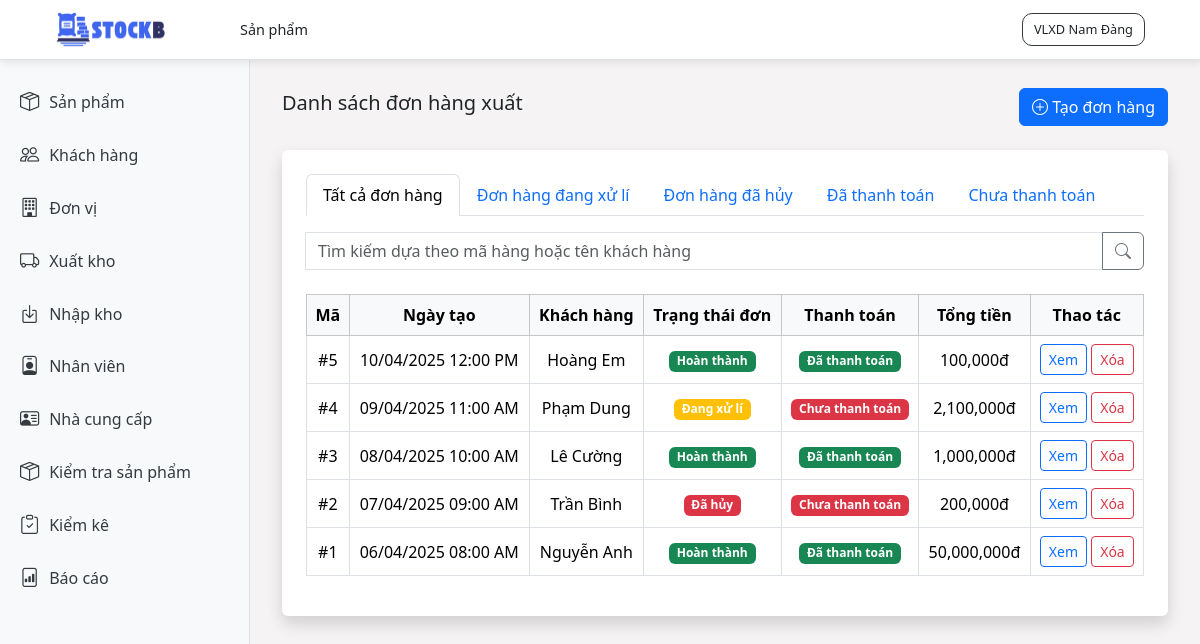
Before: /stock-out/ with the older database file.
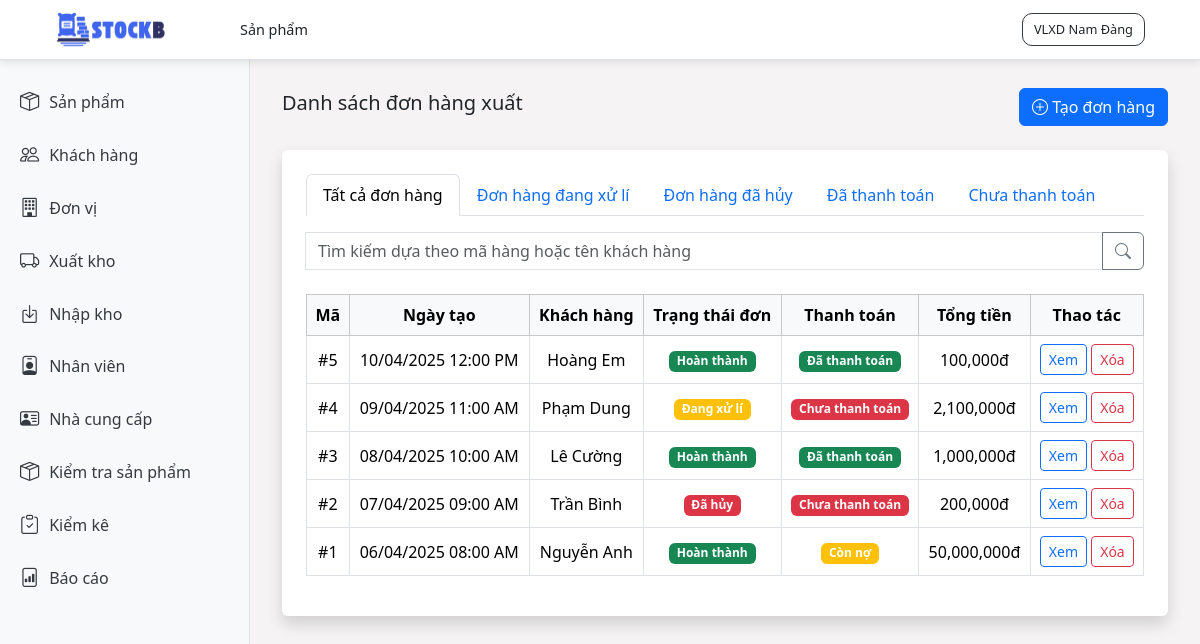
After: the same page with the newer database file.
### stockb/views.py (the view, shortened to what this page needs)
# urls.py: path('stock-out/', views.stock_out, name='stock_out'),
def stock_out(request):
    stock_outs = StockOut.objects.all().order_by('-export_date')
    stock_out_list = []
    filter_type = request.GET.get('filter', 'all')
    search_text = request.GET.get('search', '')
    if filter_type == 'in_progress':
        stock_outs = stock_outs.filter(export_status='IN_PROGRESS')
    elif filter_type == 'cancel':
        stock_outs = stock_outs.filter(export_status='CANCELLED')
    elif filter_type == 'paid':
        stock_outs = stock_outs.filter(payment_status='PAID')
    elif filter_type == 'unpaid':
        stock_outs = stock_outs.filter(payment_status='UNPAID')
    for stock_out in stock_outs:
        total_amount = StockOutDetail.objects.filter(export_record=stock_out).aggregate(
            total=Sum(F('quantity') * F('product__selling_price') * (1 - F('discount') / 100))
        )['total'] or 0
        stock_out_list.append({
            'id': stock_out.id,
            'export_date': stock_out.export_date,
            'customer': f"{stock_out.customer.first_name} {stock_out.customer.last_name}",
            'payment_status': stock_out.payment_status,
            'export_status': stock_out.export_status,
            'total_amount': total_amount,
        })
    context = {
        "title": "Trang xuất kho",
        'filter_type': filter_type,
        "stock_out_list" : stock_out_list,
    }
    return render(request, "stock_out/stock_out_list.html", context)

### stockb/templates/stock_out/stock_out_list.html (shortened to what this page needs)
{% extends 'base.html' %}
{% block header-name %}
    Sản phẩm
{%endblock%}
{% load humanize %}
{% block content %}
    <div class="d-flex justify-content-between align-items-center mb-4">
      <h5>Danh sách đơn hàng xuất</h5>
      <a href="create" class="btn btn-primary">
          <i class="bi bi-plus-circle"></i>
          Tạo đơn hàng
      </a>
    </div>
    <div class="container bg-white p-4 rounded shadow">
        <ul class="nav nav-tabs mb-3">
          <li class="nav-item">
            <a class="nav-link  {% if filter_type == 'all' %}active{% endif %}" href="?filter=all">Tất cả đơn hàng</a>
          </li>
          <li class="nav-item">
            <a class="nav-link {% if filter_type == 'in_progress' %}active{% endif %}" href="?filter=in_progress">Đơn hàng đang xử lí</a>
          </li>
          <li class="nav-item">
            <a class="nav-link {% if filter_type == 'cancel' %}active{% endif %}" href="?filter=cancel">Đơn hàng đã hủy</a>
          </li>
          <li class="nav-item">
            <a class="nav-link {% if filter_type == 'paid' %}active{% endif %}" href="?filter=paid">Đã thanh toán</a>
          </li>
          <li class="nav-item">
            <a class="nav-link {% if filter_type == 'unpaid' %}active{% endif %}" href="?filter=unpaid">Chưa thanh toán</a>
          </li>
        </ul>
        <div class="input-group mb-4">
           <form class="d-inline-block float-end w-100" method="GET">
            <div class="input-group">
                <input type="text" name="search" class="form-control" placeholder="Tìm kiếm dựa theo mã hàng hoặc tên khách hàng" value="{{ search_text }}">
                <button type="submit" class="btn btn-outline-secondary"><i class="bi bi-search"></i></button>
            </div>
          </form>
        </div>
        <div class="table-responsive">
          <table class="table table-bordered align-middle text-center">
            <thead class="table-light">
              <tr>
                <th scope="col">Mã</th>
                <th scope="col">Ngày tạo</th>
                <th scope="col">Khách hàng</th>
                <th scope="col">Trạng thái đơn</th>
                <th scope="col">Thanh toán</th>
                <th scope="col">Tổng tiền</th>
                <th scope="col">Thao tác</th>
              </tr>
            </thead>
            {% for item in stock_out_list %}
            <tbody>
              <tr>
                <td>#{{item.id}}</td>
                <td>{{item.export_date|date:"d/m/Y H:i A"}}</td>
                <td>{{item.customer}}</td>
                <td>
                  {% if item.export_status == "IN_PROGRESS" %}
                    <span class="badge bg-warning">Đang xử lí</span>
                  {% elif item.export_status == "COMPLETED" %}
                    <span class="badge bg-success">Hoàn thành</span>
                  {% else %}
                    <span class="badge bg-danger">Đã hủy</span>
                  {% endif %}
                </td>
                <td>
                  {% if item.payment_status == "PAID" %}
                    <span class="badge bg-success">Đã thanh toán</span>
                  {% elif item.payment_status == "PARTIALLY_PAID" %}
                    <span class="badge bg-warning">Còn nợ</span>
                  {% else %}
                    <span class="badge bg-danger">Chưa thanh toán</span>
                  {% endif %}
                </td>
                <td>{{ item.total_amount|intcomma }}đ</td>
                <td>
                  <a href="{% url 'stock_out_update' item.id %}" class="btn btn-sm btn-outline-primary">Xem</a>
                    <button type="button" class="btn btn-outline-danger btn-sm" data-bs-toggle="modal" data-bs-target="#exampleModalCenter">
                    Xóa
                  </button>
                </td>
              </tr>
            </tbody>
            {% endfor %}
          </table>
    </div>
  </div>
{% endblock %}

Changed rows visible on the page:
changed StockOut "06/04/2025 08:00 AM": payment_status "PAID" → "PARTIALLY_PAID" (drawn)
Other visible differences:
list line gone: "Đã thanh toán"
new list line: "Còn nợ"
